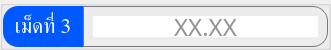
                     <widget class="QGroupBox" name="thickness_val_group_3">
                      <property name="minimumSize">
                       <size>
                        <width>0</width>
                        <height>50</height>
                       </size>
                      </property>
                      <property name="maximumSize">
                       <size>
                        <width>16777215</width>
                        <height>50</height>
                       </size>
                      </property>
                      <property name="styleSheet">
                       <string notr="true">color: rgb(255, 255, 255);</string>
                      </property>
                      <layout class="QHBoxLayout" name="horizontalLayout_17">
                       <property name="spacing">
                        <number>0</number>
                       </property>
                       <property name="leftMargin">
                        <number>0</number>
                       </property>
                       <property name="topMargin">
                        <number>0</number>
                       </property>
                       <property name="rightMargin">
                        <number>0</number>
                       </property>
                       <property name="bottomMargin">
                        <number>0</number>
                       </property>
                       <item>
                        <widget class="QLabel" name="thickness_val_title_3">
                         <property name="minimumSize">
                          <size>
                           <width>80</width>
                           <height>0</height>
                          </size>
                         </property>
                         <property name="font">
                          <font>
                           <family>Kanit</family>
                           <pointsize>16</pointsize>
                           <italic>false</italic>
                           <bold>false</bold>
                           <underline>false</underline>
                           <strikeout>false</strikeout>
                          </font>
                         </property>
                         <property name="styleSheet">
                          <string notr="true">background-color: #0059fe;
border-top-left-radius: 15px;
border-bottom-left-radius: 15px;</string>
                         </property>
                         <property name="text">
                          <string>เม็ดที่ 3</string>
                         </property>
                         <property name="alignment">
                          <set>Qt::AlignmentFlag::AlignCenter</set>
                         </property>
                        </widget>
                       </item>
                       <item>
                        <widget class="QFrame" name="thickness_val_frame_3">
                         <property name="styleSheet">
                          <string notr="true">border: solid;
border-width: 1px;
border-color: rgb(121, 121, 121);
border-top-right-radius: 15px;
border-bottom-right-radius: 15px;</string>
                         </property>
                         <property name="frameShape">
                          <enum>QFrame::Shape::StyledPanel</enum>
                         </property>
                         <property name="frameShadow">
                          <enum>QFrame::Shadow::Raised</enum>
                         </property>
                         <layout class="QHBoxLayout" name="horizontalLayout_18">
                          <item>
                           <widget class="QLineEdit" name="thickness_val_3">
                            <property name="font">
                             <font>
                              <family>Kanit</family>
                              <pointsize>18</pointsize>
                              <fontweight>Medium</fontweight>
                             </font>
                            </property>
                            <property name="styleSheet">
                             <string notr="true">color: rgb(38, 38, 38);
border: none;
border-radius: 0;</string>
                            </property>
                            <property name="inputMethodHints">
                             <set>Qt::InputMethodHint::ImhDigitsOnly</set>
                            </property>
                            <property name="text">
                             <string/>
                            </property>
                            <property name="maxLength">
                             <number>5</number>
                            </property>
                            <property name="alignment">
                             <set>Qt::AlignmentFlag::AlignCenter</set>
                            </property>
                            <property name="placeholderText">
                             <string>XX.XX</string>
                            </property>
                            <property name="clearButtonEnabled">
                             <bool>false</bool>
                            </property>
                           </widget>
                          </item>
                         </layout>
                        </widget>
                       </item>
                      </layout>
                     </widget>
